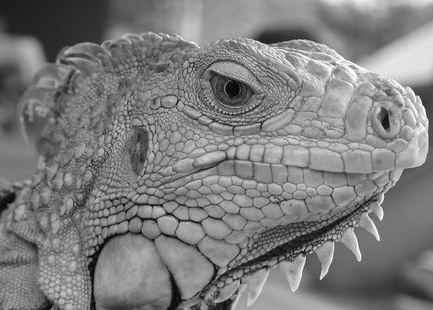
#> input picture hw2_release/iguana.png, 433 x 310 px; the run also reads 2 pictures not shown here
$ jupyter execute --allow-errors hw2.ipynb   (shell and % lines are left out)   (older library calls are emulated)
#> lines starting #> are read from the running program, lines starting #| are printed output that depends on the picture; after the words box and inside, x2 and y2 are one past the last pixel; in counts of white or black regions, pixels touching at a corner belong together
### hw2_release/edge.py
import numpy as np

def conv(image, kernel):
    """ An implementation of convolution filter.

    This function uses element-wise multiplication and np.sum()
    to efficiently compute weighted sum of neighborhood at each
    pixel.

    Args:
        image: numpy array of shape (Hi, Wi)
        kernel: numpy array of shape (Hk, Wk)

    Returns:
        out: numpy array of shape (Hi, Wi)
    """
    Hi, Wi = image.shape
    Hk, Wk = kernel.shape
    out = np.zeros((Hi, Wi))

    # For this assignment, we will use edge values to pad the images.
    # Zero padding will make derivatives at the image boundary very big,
    # whereas we want to ignore the edges at the boundary.
    pad_width0 = Hk // 2
    pad_width1 = Wk // 2
    pad_width = ((pad_width0,pad_width0),(pad_width1,pad_width1))
    padded = np.pad(image, pad_width, mode='edge')

    ### YOUR CODE HERE
    flipped_kernel = np.flip(np.flip(np.array(kernel, copy = True), axis = 1), axis = 0)

    for imgi in range(Hi):
        for imgj in range(Wi):
            out[imgi, imgj] = np.sum(padded[imgi:imgi+Hk, imgj:imgj+Wk] * flipped_kernel)
    ### END YOUR CODE

    return out

def gaussian_kernel(size, sigma):
    """ Implementation of Gaussian Kernel.

    This function follows the gaussian kernel formula,
    and creates a kernel matrix.

    Hints:
    - Use np.pi and np.exp to compute pi and exp

    Args:
        size: int of the size of output matrix
        sigma: float of sigma to calculate kernel

    Returns:
        kernel: numpy array of shape (size, size)
    """

    kernel = np.zeros((size, size))

    ### YOUR CODE HERE
    gaus_const = 1.0/(2*np.pi*(sigma ** 2))
    kernel = np.array([[(i-int(size/2))**2 + (j-int(size/2))**2 for j in range(size)] for i in range(size)])
    kernel = gaus_const * np.exp(-kernel/(2 * sigma ** 2))
    ### END YOUR CODE

    return kernel

def partial_x(img):
    """ Computes partial x-derivative of input img.

    Hints:
        - You may use the conv function in defined in this file.

    Args:
        img: numpy array of shape (H, W)
    Returns:
        out: x-derivative image
    """

    out = None

    ### YOUR CODE HERE
    x_filter = np.array([0.5, 0, -0.5]).reshape((1,3))
    out = conv(img, x_filter)
    ### END YOUR CODE

    return out

def partial_y(img):
    """ Computes partial y-derivative of input img.

    Hints:
        - You may use the conv function in defined in this file.

    Args:
        img: numpy array of shape (H, W)
    Returns:
        out: y-derivative image
    """

    out = None

    ### YOUR CODE HERE
    x_filter = np.array([0.5, 0, -0.5]).reshape((3,1))
    out = conv(img, x_filter)
    ### END YOUR CODE

    return out

def gradient(img):
    """ Returns gradient magnitude and direction of input img.

    Args:
        img: Grayscale image. Numpy array of shape (H, W)

    Returns:
        G: Magnitude of gradient at each pixel in img.
            Numpy array of shape (H, W)
        theta: Direction(in degrees, 0 <= theta < 360) of gradient
            at each pixel in img. Numpy array of shape (H, W)
    """
    G = np.zeros(img.shape)
    theta = np.zeros(img.shape)

    ### YOUR CODE HERE
    Gx = partial_x(img)
    Gy = partial_y(img)

    G = (Gx ** 2 + Gy ** 2) ** 0.5
    theta = (np.arctan2(Gy, Gx) * 180 / np.pi + 180) % 360
    ### END YOUR CODE

    return G, theta


def non_maximum_suppression(G, theta):
    """ Performs non-maximum suppression

    This function performs non-maximum suppression along the direction
    of gradient (theta) on the gradient magnitude image (G).

    Args:
        G: gradient magnitude image with shape of (H, W)
        theta: direction of gradients with shape of (H, W)

    Returns:
        out: non-maxima suppressed image
    """
    H, W = G.shape
    out = np.zeros((H, W))

    # Round the gradient direction to the nearest 45 degrees
    theta = np.floor((theta + 22.5) / 45) * 45

    ### BEGIN YOUR CODE
    out = np.array(G, copy = True)

    for row in range(H):
        for col in range(W):
            largest = G[row, col]
            if theta[row, col] % 180 == 0 and col > 0 and col < W-1:
                largest = np.max(G[row, col-1:col+2])
            elif theta[row, col] % 90 == 0 and row > 0 and row < H-1:
                largest = np.max(G[row-1:row+2, col])
            elif row > 0 and row < H-1 and col > 0 and col < W-1:
                if theta[row, col] % 135 == 0:
                    largest = max([G[row, col], G[row - 1, col + 1], G[row + 1, col - 1]])
                elif theta[row, col] % 45 == 0:
                    largest = max([G[row, col], G[row - 1, col - 1], G[row + 1, col + 1]])

            if abs(largest - G[row, col]) > 1e-3:
                out[row,col] = 0.0
    ### END YOUR CODE

    return out

def double_thresholding(img, high, low):
    """
    Args:
        img: numpy array of shape (H, W) representing NMS edge response
        high: high threshold(float) for strong edges
        low: low threshold(float) for weak edges

    Returns:
        strong_edges: Boolean array representing strong edges.
            Strong edeges are the pixels with the values above
            the higher threshold.
        weak_edges: Boolean array representing weak edges.
            Weak edges are the pixels with the values below the
            higher threshould and above the lower threshold.
    """

    strong_edges = np.zeros(img.shape)
    weak_edges = np.zeros(img.shape)

    ### YOUR CODE HERE
    strong_edges = np.array(img > high)
    weak_edges = np.array(img > low) & np.array(img <= high)
    ### END YOUR CODE

    return strong_edges, weak_edges


def get_neighbors(y, x, H, W):
    """ Return indices of valid neighbors of (y, x)

    Return indices of all the valid neighbors of (y, x) in an array of
    shape (H, W). An index (i, j) of a valid neighbor should satisfy
    the following:
        1. i >= 0 and i < H
        2. j >= 0 and j < W
        3. (i, j) != (y, x)

    Args:
        y, x: location of the pixel
        H, W: size of the image
    Returns:
        neighbors: list of indices of neighboring pixels [(i, j)]
    """
    neighbors = []

    for i in (y-1, y, y+1):
        for j in (x-1, x, x+1):
            if i >= 0 and i < H and j >= 0 and j < W:
                if (i == y and j == x):
                    continue
                neighbors.append((i, j))

    return neighbors

def link_edges(strong_edges, weak_edges):
    """ Find weak edges connected to strong edges and link them.

    Iterate over each pixel in strong_edges and perform breadth first
    search across the connected pixels in weak_edges to link them.
    Here we consider a pixel (a, b) is connected to a pixel (c, d)
    if (a, b) is one of the eight neighboring pixels of (c, d).

    Args:
        strong_edges: binary image of shape (H, W)
        weak_edges: binary image of shape (H, W)
    Returns:
        edges: numpy array of shape(H, W)
    """

    H, W = strong_edges.shape
    indices = np.stack(np.nonzero(strong_edges)).T
    edges = np.zeros((H, W))

    ### YOUR CODE HERE
    visited = np.zeros((H, W))
    for idx in indices:
        node = idx
        # nodes = [(node[0], node[1])]
        nodes = []
        edges[node[0], node[1]] = 1
        neighbors = get_neighbors(node[0], node[1], H, W)
        nodes += neighbors
        visited[node[0], node[1]] = 1

        while len(nodes) > 0:
            # node = nodes[0]
            # nodes = nodes[1:]
            node = nodes.pop(0)
            if visited[node[0], node[1]]:
                continue
            if weak_edges[node[0], node[1]]:
                edges[node[0], node[1]] = 1
                neighbors = get_neighbors(node[0], node[1], H, W)
                nodes += neighbors
            visited[node[0], node[1]] = 1
    ### END YOUR CODE

    return edges

def canny(img, kernel_size=5, sigma=1.4, high=20, low=15):
    """ Implement canny edge detector by calling functions above.

    Args:
        img: binary image of shape (H, W)
        kernel_size: int of size for kernel matrix
        sigma: float for calculating kernel
        high: high threshold for strong edges
        low: low threashold for weak edges
    Returns:
        edge: numpy array of shape(H, W)
    """
    ### YOUR CODE HERE
    gkernel = gaussian_kernel(kernel_size, sigma)
    gfiltered_img = conv(img, gkernel)
    G, theta = gradient(gfiltered_img)
    nms_img = non_maximum_suppression(G, theta)
    strong_edges, weak_edges = double_thresholding(nms_img, high, low)
    edge = link_edges(strong_edges, weak_edges)
    ### END YOUR CODE

    return edge


def hough_transform(img):
    """ Transform points in the input image into Hough space.

    Use the parameterization:
        rho = x * cos(theta) + y * sin(theta)
    to transform a point (x,y) to a sine-like function in Hough space.

    Args:
        img: binary image of shape (H, W)

    Returns:
        accumulator: numpy array of shape (m, n)
        rhos: numpy array of shape (m, )
        thetas: numpy array of shape (n, )
    """
    # Set rho and theta ranges
    W, H = img.shape
    diag_len = int(np.ceil(np.sqrt(W * W + H * H)))
    rhos = np.linspace(-diag_len, diag_len, diag_len * 2.0 + 1)
    thetas = np.deg2rad(np.arange(-90.0, 90.0))

    # Cache some reusable values
    cos_t = np.cos(thetas)
    sin_t = np.sin(thetas)
    num_thetas = len(thetas)

    # Initialize accumulator in the Hough space
    accumulator = np.zeros((2 * diag_len + 1, num_thetas), dtype=np.uint64)
    ys, xs = np.nonzero(img)

    # Transform each point (x, y) in image
    # Find rho corresponding to values in thetas
    # and increment the accumulator in the corresponding coordiate.
    ### YOUR CODE HERE
    for x in range(W):
        for y in range(H):
            if img[x, y] == 0:
                continue

            for i, (c, s) in enumerate(zip(cos_t, sin_t)):
                rho = y * c + x * s
                rho_idx = np.where(rhos == int(rho))
                accumulator[rho_idx, i] += 1
    ### END YOUR CODE

    return accumulator, rhos, thetas

### hw2_release/hw2.ipynb
# Homework 2
*This notebook includes both coding and written questions. Please hand in this notebook file with all the outputs and your answers to the written questions.*

This assignment covers Canny edge detector and Hough transform.

[cell 1]
# Setup
import numpy as np
import matplotlib.pyplot as plt
from time import time
from skimage import io

from __future__ import print_function

plt.rcParams['figure.figsize'] = (15.0, 12.0) # set default size of plots
plt.rcParams['image.interpolation'] = 'nearest'
plt.rcParams['image.cmap'] = 'gray'

# for auto-reloading extenrnal modules

## Part 1: Canny Edge Detector (85 points)
In this part, you are going to implment Canny edge detector. The Canny edge detection algorithm can be broken down in to five steps:
1. Smoothing
2. Finding gradients
3. Non-maximum suppression
4. Double thresholding
5. Edge tracking by hysterisis

### 1.1 Smoothing (10 points)
#### Implementation (5 points)
We first smooth the input image by convolving it with a Gaussian kernel. The equation for a Gaussian kernel of size $(2k+1)\times(2k+1)$ is given by:

$$h_{ij}=\frac{1}{2\pi\sigma^2}\exp{\Bigl(-\frac{(i-k)^2+(j-k)^2}{2\sigma^2}\Bigr)}, 0\leq i,j < 2k+1$$

Implement **`gaussian_kernel`** in `edge.py` and run the code below.

[cell 2]
from edge import conv, gaussian_kernel

# Define 3x3 Gaussian kernel with std = 1
kernel = gaussian_kernel(3, 1)
kernel_test = np.array(
    [[ 0.05854983, 0.09653235, 0.05854983],
     [ 0.09653235, 0.15915494, 0.09653235],
     [ 0.05854983, 0.09653235, 0.05854983]]
)

# Test Gaussian kernel
if not np.allclose(kernel, kernel_test):
    print('Incorrect values! Please check your implementation.')

[cell 3]
# Test with different kernel_size and sigma
kernel_size = 5
sigma = 1.4

# Load image
img = io.imread('iguana.png', as_grey=True)

# Define 5x5 Gaussian kernel with std = sigma
kernel = gaussian_kernel(kernel_size, sigma)

# Convolve image with kernel to achieve smoothed effect
smoothed = conv(img, kernel)

plt.subplot(1,2,1)
plt.imshow(img)
plt.title('Original image')
plt.axis('off')

plt.subplot(1,2,2)
plt.imshow(smoothed)
plt.title('Smoothed image')
plt.axis('off')

plt.show()

#### Question (5 points)
What is the effect of the kernel_size and sigma?

**Your Answer:** The kernal_size and sigma has a smoothing and blurring effect on the image which is used to remove small sharp artifacts in the image that arise due to noise.

### 1.2 Finding gradients (15 points)
The gradient of a 2D scalar function $I:\mathbb{R}^2\rightarrow{\mathbb{R}}$ in Cartesian coordinate is defined by:

$$\nabla{I(x,y)}=\bigl[\frac{\partial{I}}{\partial{x}},\frac{\partial{I}}{\partial{y}}\bigr],$$

where

$$
\frac{\partial{I(x,y)}}{\partial{x}}=\lim_{\Delta{x}\to{0}}\frac{I(x+\Delta{x},y)-I(x,y)}{\Delta{x}} \\
\frac{\partial{I(x,y)}}{\partial{y}}=\lim_{\Delta{y}\to{0}}\frac{I(x,y+\Delta{y})-I(x,y)}{\Delta{y}}.
$$

In case of images, we can approximate the partial derivatives by taking differences at one pixel intervals:

$$
\frac{\partial{I(x,y)}}{\partial{x}}\approx{\frac{I(x+1,y)-I(x-1,y)}{2}} \\
\frac{\partial{I(x,y)}}{\partial{y}}\approx{\frac{I(x,y+1)-I(x,y-1)}{2}}
$$

Note that the partial derivatives can be computed by convolving the image $I$ with some appropriate kernels $D_x$ and $D_y$:

$$
\frac{\partial{I}}{\partial{x}}\approx{I*D_x}=G_x \\
\frac{\partial{I}}{\partial{y}}\approx{I*D_y}=G_y
$$

#### Implementation (5 points)
Find the kernels $D_x$ and $D_y$ and implement **`partial_x`** and **`partial_y`** using `conv` defined in `edge.py`.

*-Hint: Remeber that convolution flips the kernel.*

[cell 4]
from edge import partial_x, partial_y

# Test input
I = np.array(
    [[0, 0, 0],
     [0, 1, 0],
     [0, 0, 0]]
)

# Expected outputs
I_x_test = np.array(
    [[ 0, 0, 0],
     [ 0.5, 0, -0.5],
     [ 0, 0, 0]]
)

I_y_test = np.array(
    [[ 0, 0.5, 0],
     [ 0, 0, 0],
     [ 0, -0.5, 0]]
)

# Compute partial derivatives
I_x = partial_x(I)
I_y = partial_y(I)

# Test correctness of partial_x and partial_y
if not np.all(I_x == I_x_test):
    print('partial_x incorrect')

if not np.all(I_y == I_y_test):
    print('partial_y incorrect')

[cell 5]
# Compute partial derivatives of smoothed image
Gx = partial_x(smoothed)
#> after the loop in conv (call 4), `for imgi in range(Hi):`:
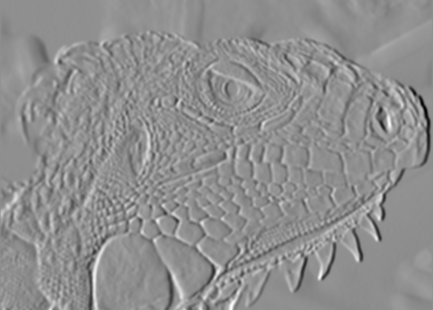
#> out: shape (310, 433) float64; min -0.155, max 0.122, mean 0.000203; drawn with min black and max white
Gy = partial_y(smoothed)
#> after the loop in conv (call 5), `for imgi in range(Hi):`:
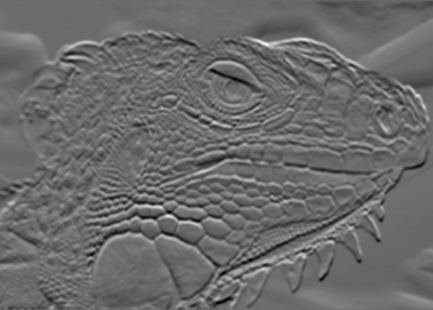
#> out: shape (310, 433) float64; min -0.112, max 0.154, mean -0.00018; drawn with min black and max white

plt.subplot(1,2,1)
plt.imshow(Gx)
plt.title('Derivative in x direction')
plt.axis('off')

plt.subplot(1,2,2)
plt.imshow(Gy)
plt.title('Derivative in y direction')
plt.axis('off')

plt.show()

#### Question (5 points)
What is the reason for performing smoothing prior to computing the gradients?

**Your Answer:** Performing smoothing removes small sharp artifacts the arise due to noise. The noise in the image will constribute significant error in the gradients of the image and hence has to be removed.

#### Implementation (5 points)
Now, we can compute the magnitude and direction of gradient with the two partial derivatives:

$$
G = \sqrt{G_{x}^{2}+G_{y}^{2}} \\
\Theta = arctan\bigl(\frac{G_{y}}{G_{x}}\bigr)
$$

Implement **`gradient`** in `edge.py` which takes in an image and outputs $G$ and $\Theta$.

*-Hint: Use np.arctan2 to compute $\Theta$.*

[cell 6]
from edge import gradient

G, theta = gradient(smoothed)
#> in gradient, `G = (Gx ** 2 + Gy ** 2) ** 0.5`:
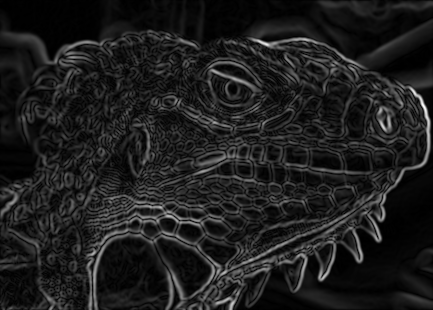
#> G: shape (310, 433) float64; min 0, max 0.171, mean 0.0204; drawn with min black and max white

if not np.all(G >= 0):
    print('Magnitude of gradients should be non-negative.')

if not np.all((theta >= 0) * (theta < 360)):
    print('Direction of gradients should be in range 0 <= theta < 360')

plt.imshow(G)
plt.title('Gradient magnitude')
plt.axis('off')
plt.show()

### 1.3 Non-maximum suppression (15 points)
You should be able to note that the edges extracted from the gradient of the smoothed image is quite thick and blurry. The purpose of this step is to convert the "blurred" edges into "sharp" edges. Basically, this is done by preserving all local maxima in the gradient image and discarding everything else. The algorithm is for each pixel (x,y) in the gradient image:
1. Round the gradient direction $\Theta[y,x]$ to the nearest 45 degrees, corresponding to the use of an 8-connected neighbourhood.

2. Compare the edge strength of the current pixel with the edge strength of the pixel in the positive and negative gradient direction. For example, if the gradient direction is south (theta=90), compare with the pixels to the north and south.

3. If the edge strength of the current pixel is the largest; preserve the value of the edge strength. If not, suppress (i.e. remove) the value.

Implement **`non_maximum_suppression`** in `edge.py`

[cell 7]
from edge import non_maximum_suppression

# Test input
g = np.array(
    [[0.4, 0.5, 0.6],
     [0.3, 0.5, 0.7],
     [0.4, 0.5, 0.6]]
)

# Print out non-maximum suppressed output
# varying theta
for angle in range(0, 180, 45):
    print('Thetas:', angle)
    t = np.ones((3, 3)) * angle # Initialize theta
    print(non_maximum_suppression(g, t))

[cell 8]
nms = non_maximum_suppression(G, theta)
plt.imshow(nms)
plt.title('Non-maximum suppressed')
plt.axis('off')
plt.show()

### 1.4 Double Thresholding (20 points)

The edge-pixels remaining after the non-maximum suppression step are (still) marked with their strength pixel-by-pixel. Many of these will probably be true edges in the image, but some may be caused by noise or color variations, for instance, due to rough surfaces. The simplest way to discern between these would be to use a threshold, so that only edges stronger that a certain value would be preserved. The Canny edge detection algorithm uses double thresholding. Edge pixels stronger than the high threshold are marked as strong; edge pixels weaker than the low threshold are suppressed and edge pixels between the two thresholds are marked as weak.

Implement **`double_thresholding`** in `edge.py`

[cell 9]
from edge import double_thresholding

low_threshold = 0.02
high_threshold = 0.03

strong_edges, weak_edges = double_thresholding(nms, high_threshold, low_threshold)
#> in double_thresholding, `strong_edges = np.array(img > high)`:
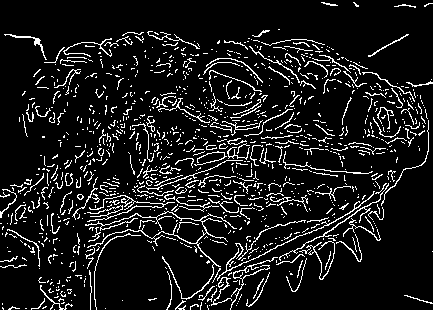
#> strong_edges: shape (310, 433) bool; 10.2% white in thin lines or dots
#> in double_thresholding, `weak_edges = np.array(img > low) & np.array(img <= high)`:
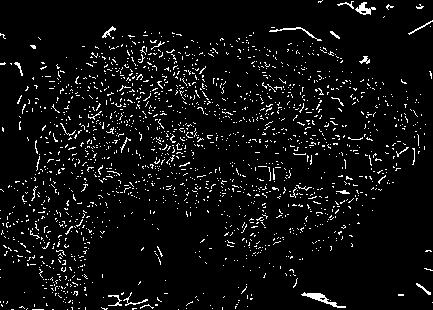
#> weak_edges: shape (310, 433) bool; 5.5% white in thin lines or dots
assert(np.sum(strong_edges & weak_edges) == 0)

edges=strong_edges * 1.0 + weak_edges * 0.5

plt.subplot(1,2,1)
plt.imshow(strong_edges)
plt.title('Strong Edges')
plt.axis('off')

plt.subplot(1,2,2)
plt.imshow(edges)
plt.title('Strong+Weak Edges')
plt.axis('off')

plt.show()

### 1.5 Edge tracking (15 points)

Strong edges are interpreted as “certain edges”, and can immediately be included in the final edge image. Weak edges are included if and only if they are connected to strong edges. The logic is of course that noise and other small variations are unlikely to result in a strong edge (with proper adjustment of the threshold levels). Thus strong edges will (almost) only be due to true edges in the original image. The weak edges can either be due to true edges or noise/color variations. The latter type will probably be distributed in dependently of edges on the entire image, and thus only a small amount will be located adjacent to strong edges. Weak edges due to true edges are much more likely to be connected directly to strong edges.

Implement **`link_edges`** in `edge.py`

[cell 10]
from edge import get_neighbors, link_edges

test_strong = np.array(
    [[1, 0, 0, 0],
     [0, 0, 0, 0],
     [0, 0, 0, 0],
     [0, 0, 0, 1]]
)

test_weak = np.array(
    [[0, 0, 0, 1],
     [0, 1, 0, 0],
     [1, 0, 0, 0],
     [0, 0, 1, 0]]
)

test_linked = link_edges(test_strong, test_weak)

plt.subplot(1, 3, 1)
plt.imshow(test_strong)
plt.title('Strong edges')

plt.subplot(1, 3, 2)
plt.imshow(test_weak)
plt.title('Weak edges')

plt.subplot(1, 3, 3)
plt.imshow(test_linked)
plt.title('Linked edges')
plt.show()
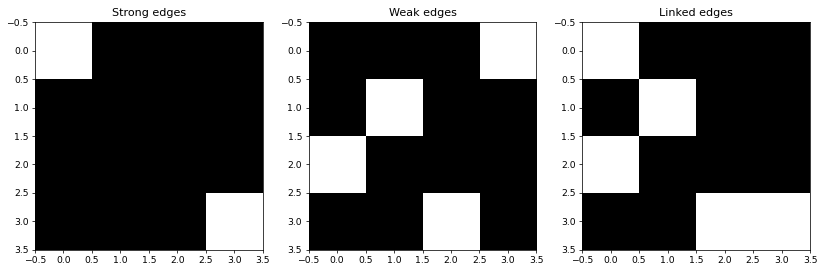
#> figure drawn by matplotlib, 3 panels

[cell 11]
edges = link_edges(strong_edges, weak_edges)
#> in link_edges (call 2), `indices = np.stack(np.nonzero(strong_edges)).T`: indices = 13683 pairs, first value 2 to 309, second value 0 to 432
#> the loop in link_edges (call 2), `for idx in indices:` made 13683 passes
#> after the loop in link_edges (call 2), `for idx in indices:`:
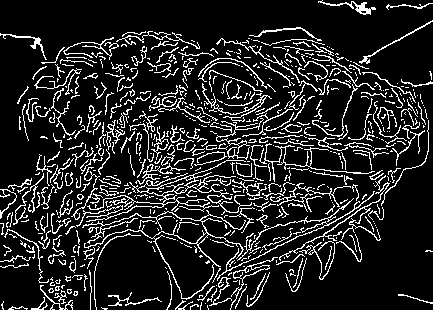
#> edges: shape (310, 433) float64; values 0 (black) and 1 (white), 14.2% white in thin lines or dots
#> after the loop in link_edges (call 2), `for idx in indices:`:
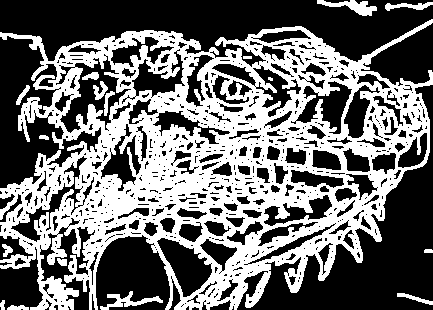
#> visited: shape (310, 433) float64; values 0 (black) and 1 (white), 43% white; 17 white regions (1 under 20 px), largest, box (x1, y1, x2, y2) and area: (0, 19, 433, 310) 55707, (317, 0, 377, 16) 419, (100, 291, 163, 310) 393

plt.imshow(edges)
plt.axis('off')
plt.show()

### 1.6 Canny edge detector
Implement **`canny`** in `edge.py` using the functions you have implemented so far. Test edge detector with different parameters.

Here is an example of the output:

[cell 12]
from edge import canny

# Load image
img = io.imread('iguana.png', as_grey=True)

# Run Canny edge detector
edges = canny(img, kernel_size=5, sigma=1.2, high=0.03, low=0.02)
#> in gradient (call 2), `theta = (np.arctan2(Gy, Gx) * 180 / np.pi + 180) % 360`:
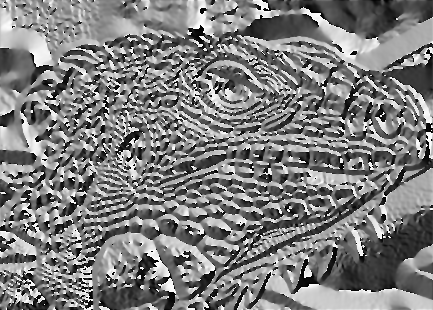
#> theta: shape (310, 433) float64; min 0, max 360, mean 178.3; drawn with min black and max white
#> after the loop in non_maximum_suppression (call 6), `for row in range(H):`:
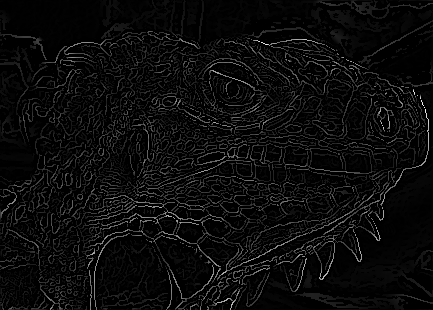
#> out: shape (310, 433) float64; min 0, max 0.203, mean 0.00953; drawn with min black and max white
#> (the rest of the program and of its run is left out)
